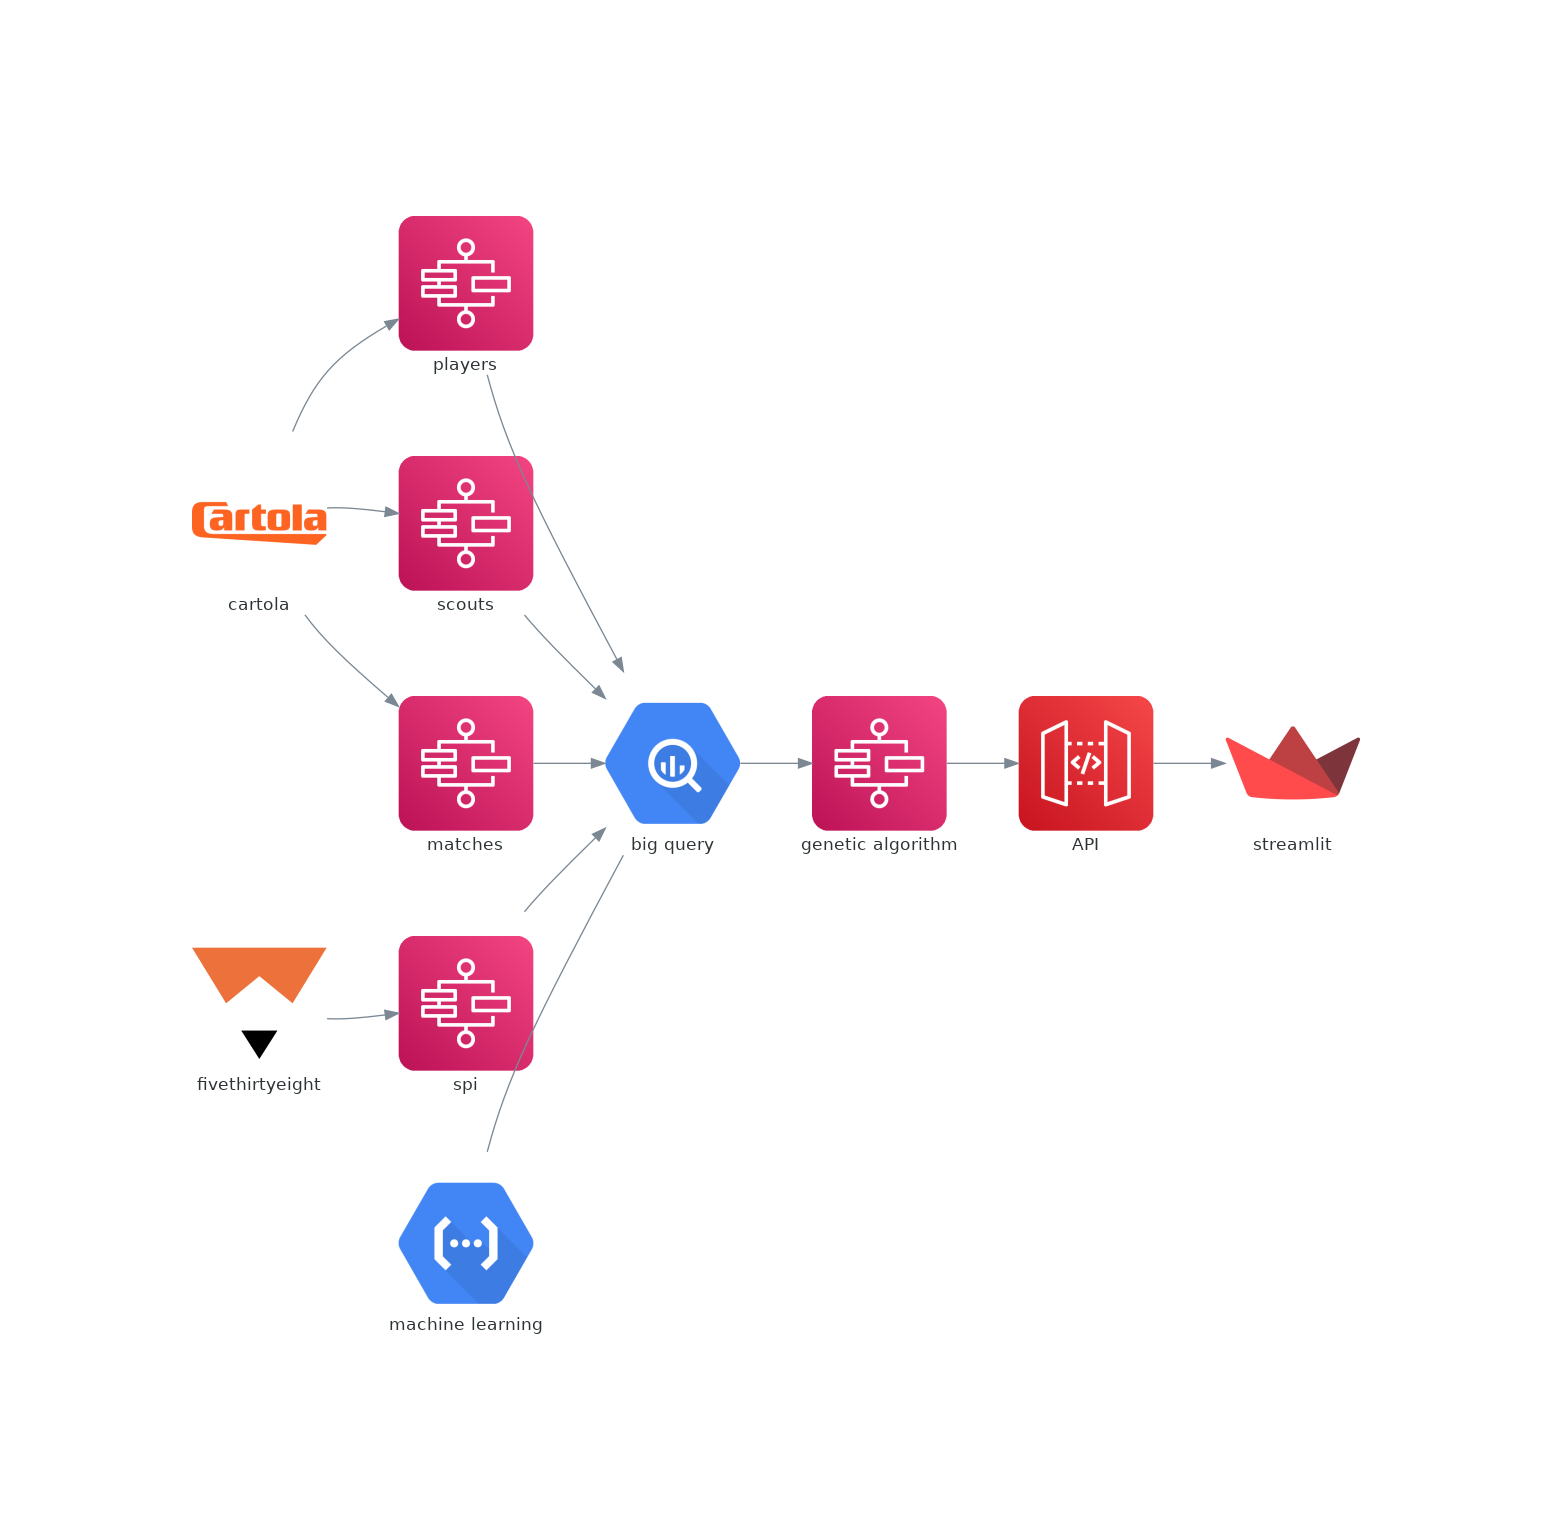

Recreate this plot in Python.
"""Create README.md overview diagram."""

# pylint: disable=expression-not-assigned

import os

from diagrams import Cluster, Diagram
from diagrams.aws.compute import Lambda
from diagrams.aws.integration import StepFunctions
from diagrams.aws.mobile import APIGateway
from diagrams.aws.storage import S3
from diagrams.custom import Custom
from diagrams.gcp.analytics import Bigquery
from diagrams.gcp.compute import Functions
from diagrams.gcp.storage import Storage

THIS_DIR = os.path.dirname(__file__)
ICONS_DIR = os.path.join(THIS_DIR, "icons")


with Diagram(
    filename=os.path.join(THIS_DIR, "overview"),
    show=False,
    curvestyle="curved",
):

    cartola = Custom("cartola", os.path.join(ICONS_DIR, "cartola.png"))
    fivethirtyeight = Custom("fivethirtyeight", os.path.join(ICONS_DIR, "538.png"))
    warehouse = Bigquery("big query")
    streamlit = Custom("streamlit", os.path.join(ICONS_DIR, "streamlit.png"))

    cartola >> StepFunctions("players") >> warehouse
    cartola >> StepFunctions("scouts") >> warehouse
    cartola >> StepFunctions("matches") >> warehouse
    fivethirtyeight >> StepFunctions("spi") >> warehouse
    Functions("machine learning") - warehouse
    warehouse >> StepFunctions("genetic algorithm") >> APIGateway("API") >> streamlit


with Diagram(
    "\nCartola Players",
    filename=os.path.join(THIS_DIR, "state-machine-cartola-players"),
    show=False,
    curvestyle="curved",
):
    with Cluster("state machine"):
        extract = Lambda("extract")
        json = S3("json")
        transform = Lambda("transform")
        csv = S3("csv")
        load = Lambda("load")
    (
        Custom("/atletas/mercado", os.path.join(ICONS_DIR, "cartola.png"))
        >> extract
        >> json
        >> transform
        >> csv
        >> load
        >> Bigquery("cartola\natletas")
    )


with Diagram(
    "\nCartola Scouts",
    filename=os.path.join(THIS_DIR, "state-machine-cartola-scouts"),
    show=False,
    curvestyle="curved",
):
    with Cluster("state machine"):
        extract = Lambda("extract")
        json = S3("json")
        transform = Lambda("transform")
        csv = S3("csv")
        load = Lambda("load")
    (
        Custom("/atletas/pontuados", os.path.join(ICONS_DIR, "cartola.png"))
        >> extract
        >> json
        >> transform
        >> csv
        >> load
        >> Bigquery("cartola\npontuados")
    )


with Diagram(
    "\nCartola Matches",
    filename=os.path.join(THIS_DIR, "state-machine-cartola-matches"),
    show=False,
    curvestyle="curved",
):
    with Cluster("state machine"):
        extract = Lambda("extract")
        json = S3("json")
        transform = Lambda("transform")
        csv = S3("csv")
        load = Lambda("load")
    (
        Custom("/partidas", os.path.join(ICONS_DIR, "cartola.png"))
        >> extract
        >> json
        >> transform
        >> csv
        >> load
        >> Bigquery("cartola\npartidas")
    )


with Diagram(
    "\nFiveThirtyEight SPI",
    filename=os.path.join(THIS_DIR, "state-machine-fivethirtyeight-spi"),
    show=False,
    curvestyle="curved",
):
    with Cluster("state machine"):
        extract = Lambda("extract")
        json = S3("json")
        transform = Lambda("transform")
        csv = S3("csv")
        load = Lambda("load")
    (
        Custom("/soccer-api/club", os.path.join(ICONS_DIR, "538.png"))
        >> extract
        >> json
        >> transform
        >> csv
        >> load
        >> Bigquery("fivethirtyeight\nspi")
    )


with Diagram(
    "\Big Query",
    filename=os.path.join(THIS_DIR, "big-query"),
    show=False,
    curvestyle="curved",
):
    step_functions_cartola_players = StepFunctions("cartola players")
    step_functions_cartola_scouts = StepFunctions("cartola scouts")
    step_functions_cartola_matches = StepFunctions("cartola matches")
    step_functions_538_spi = StepFunctions("fivethirtyeight spi")
    points = Functions("predict points")

    with Cluster("big query"):
        cartola_atletas = Bigquery("cartola\natletas")
        cartola_pontuados = Bigquery("cartola\npontuados")
        cartola_partidas = Bigquery("cartola\npartidas")
        dim_club = Bigquery("cartola\ndim_club")
        dim_position = Bigquery("cartola\ndim_position")
        dim_status = Bigquery("cartola\ndim_status")
        stg_atletas_player = Bigquery("cartola\nstg_atletas_player")
        stg_atletas_scoring = Bigquery("cartola\nstg_atletas_scoring")
        stg_partidas_match = Bigquery("cartola\nstg_partidas_match")
        stg_pontuados_scoring = Bigquery("cartola\nstg_pontuados_scoring")
        dim_player = Bigquery("cartola\ndim_layer")
        fct_match = Bigquery("cartola\nfct_match")
        fct_scoring = Bigquery("cartola\nfct_scoring")

        fivethirtyeight_spi = Bigquery("fivethirtyeight\nspi")
        dim_slug = Bigquery("fivethirtyeight\ndim_slug")
        stg_spi_match = Bigquery("fivethirtyeight\nstg_spi_match")
        fct_spi = Bigquery("fivethirtyeight\nfct_spi")

        fct_club = Bigquery("palpiteiro\nfct_club")
        fct_player = Bigquery("palpiteiro\nfct_player")
        dim_player_last = Bigquery("palpiteiro\ndim_player_last")

    step_functions_cartola_players >> cartola_atletas
    step_functions_cartola_scouts >> cartola_pontuados
    step_functions_cartola_matches >> cartola_partidas
    step_functions_538_spi >> fivethirtyeight_spi

    cartola_atletas >> stg_atletas_player
    cartola_atletas >> stg_atletas_scoring
    cartola_pontuados >> stg_pontuados_scoring
    cartola_partidas >> stg_partidas_match
    fivethirtyeight_spi >> stg_spi_match

    stg_atletas_player >> dim_player
    stg_partidas_match >> fct_match
    dim_club >> fct_match
    stg_spi_match >> fct_spi
    dim_slug >> fct_spi
    dim_club >> fct_scoring
    dim_player >> fct_scoring
    stg_atletas_scoring >> fct_scoring
    stg_pontuados_scoring >> fct_scoring
    dim_position >> fct_scoring
    dim_status >> fct_scoring
    fct_match >> fct_club
    fct_spi >> fct_club
    fct_scoring >> fct_club
    fct_club >> fct_player
    fct_scoring >> fct_player
    fct_match >> dim_player_last
    fct_player >> dim_player_last

    Storage("model\n(gradient boosting)") >> points
    points >> dim_player_last

    dim_player_last >> StepFunctions("draft")


with Diagram(
    "\Draft",
    filename=os.path.join(THIS_DIR, "state-machine-draft"),
    show=False,
    curvestyle="curved",
):
    with Cluster("state machine"):
        read = Lambda("read")
        draft = Lambda("draft\n(genetic algo)")
    (Bigquery("big query") >> read >> draft >> APIGateway("api"))
